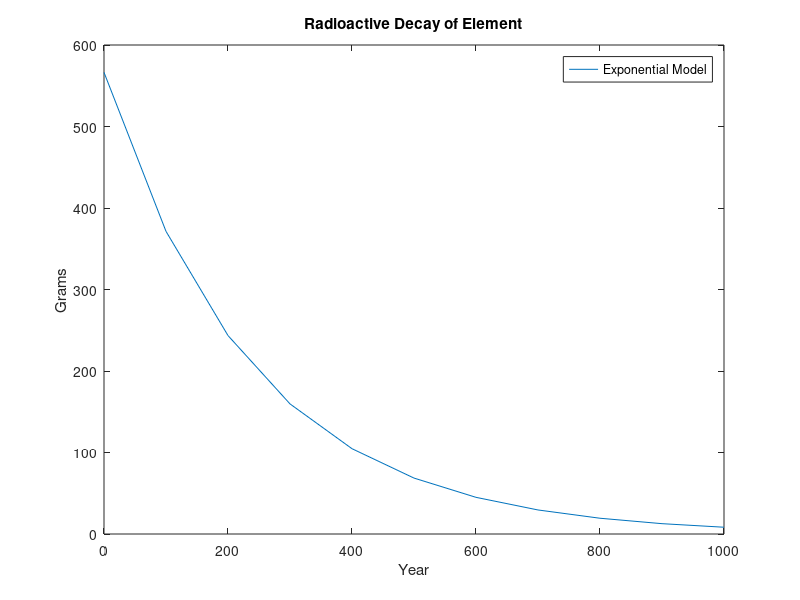

Source code (MATLAB):
% x = [0:1:400];
% exp = ((x + 1).*(2*x+3))./((x + 2).*(3*x+4));
% limitvalue(1:1:401) = .666666666666666;
% figure(1)
% plot(x, exp);
% hold on
% plot(x, limitvalue);
% xlabel('x')
% ylabel('expression as x approaches infinity')
% title('Limit of Problem 1 Expression')
% legend('expression', 'the limit as x approaches infinity');
% dt = .1;
% t = [0:dt:10];
% x = exp(t./2).*sin(2.*t);
% y = exp(t./5).*cos(2.*t);

% figure(2)
% plot(x , y);
% xlabel('x')
% ylabel('y')
% title('Position in Time Domain')
% legend('position');

% unum = (x(2:end)-x(1:end-1))./dt;
% vnum = (y(2:end)-y(1:end-1))./dt;
% u = exp(t./2).*(.5*sin(2*t)+2*cos(2.*t));
% v = exp(t./5).*((1/5)*cos(2*t)-2*sin(2.*t));
% figure(3)
% subplot(2, 1, 1);
% plot(unum, vnum);
% title('Derivatives with Numerical Method (top) and Analytical Method (bottom)');
% xlabel('u');
% ylabel('v');
% hold on
% 
% subplot(2, 1, 2);
% plot(u, v);
% xlabel('u');
% ylabel('v');
% hold off

%3a
t = [0:100:1000];
Ag = [535 390 235 166 108 65 47 28 22 12 8];

params = polyfit(t, log(Ag), 1);
lnA0 = params(2)
k = params(1)
Ag = exp(lnA0+k*t);

%3b half life
thalf = (log(Ag(1)/2)-lnA0)/k
Ag2000 = exp(lnA0+k*2000)

figure(4)
plot(t,Ag)
xlabel('Year')
ylabel('Grams')
legend('Exponential Model')
title('Radioactive Decay of Element') 








